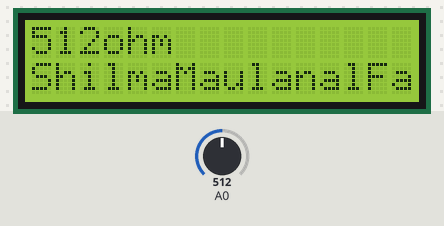
This sketch was run on a simulated Arduino Uno, built with avr-gcc and run on an emulated ATmega328P. On the bench: 16×2 character LCD. The test bench sets the inputs (shaded band); at power-on: A0 = 512.

Above: at 1.2 s.
1.3 s: A0 set to 110
At 2.7 s:
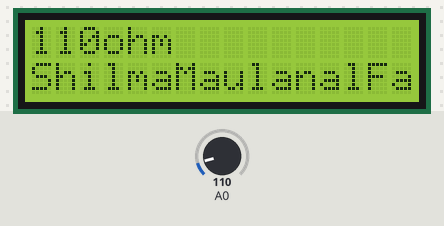
3.0 s: A0 set to 91
At 3.5 s:
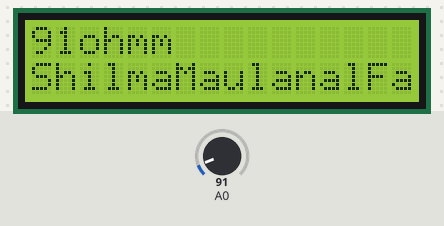
4.6 s: A0 set to 11
At 5.3 s:
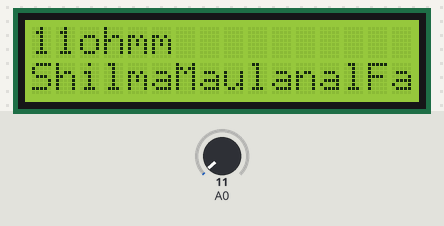
6.1 s: A0 set to 8
At 7.1 s:
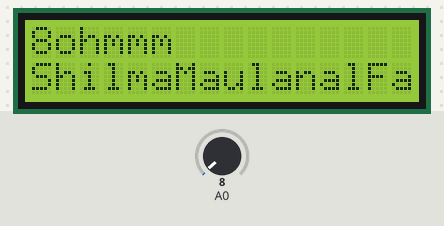
Timing chart, 0 to 8.6 s (numbered marks = the images above; inputs shaded):
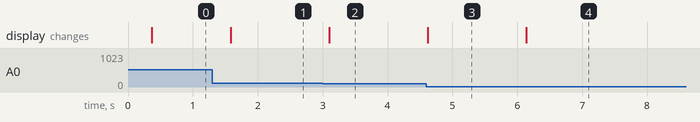

The sketch:

lcd_ldr.ino
```cpp
#include <LiquidCrystal.h>
LiquidCrystal lcd(12,10,5,4,3,2);
int sensor = A0;
void setup() {
  Serial.begin(9600);
  pinMode(A0,INPUT);
  lcd.begin(16,2);
  lcd.clear();
}

void loop() {
  int ldrAnalog=analogRead(A0);
    lcd.setCursor(0,0);
    lcd.print(ldrAnalog);
    lcd.print("ohm");
    delay(300);

    lcd.setCursor(0,1);
    lcd.print("ShilmaMaulanalFajri");

}
```

Measured:
- the behaviour switches between 100 and 99 on A0 (found by bisection; images 1 and 2)
- the behaviour switches between 10 and 9 on A0 (found by bisection; images 3 and 4)
- after the input at 1.3 s, the display: changes after 0.28 s (image 1)
- after the input at 3.0 s, the display: changes after 0.10 s (image 2)
- after the input at 4.6 s, the display: changes at once (image 3)
- after the input at 6.1 s, the display: changes at once (image 4)
